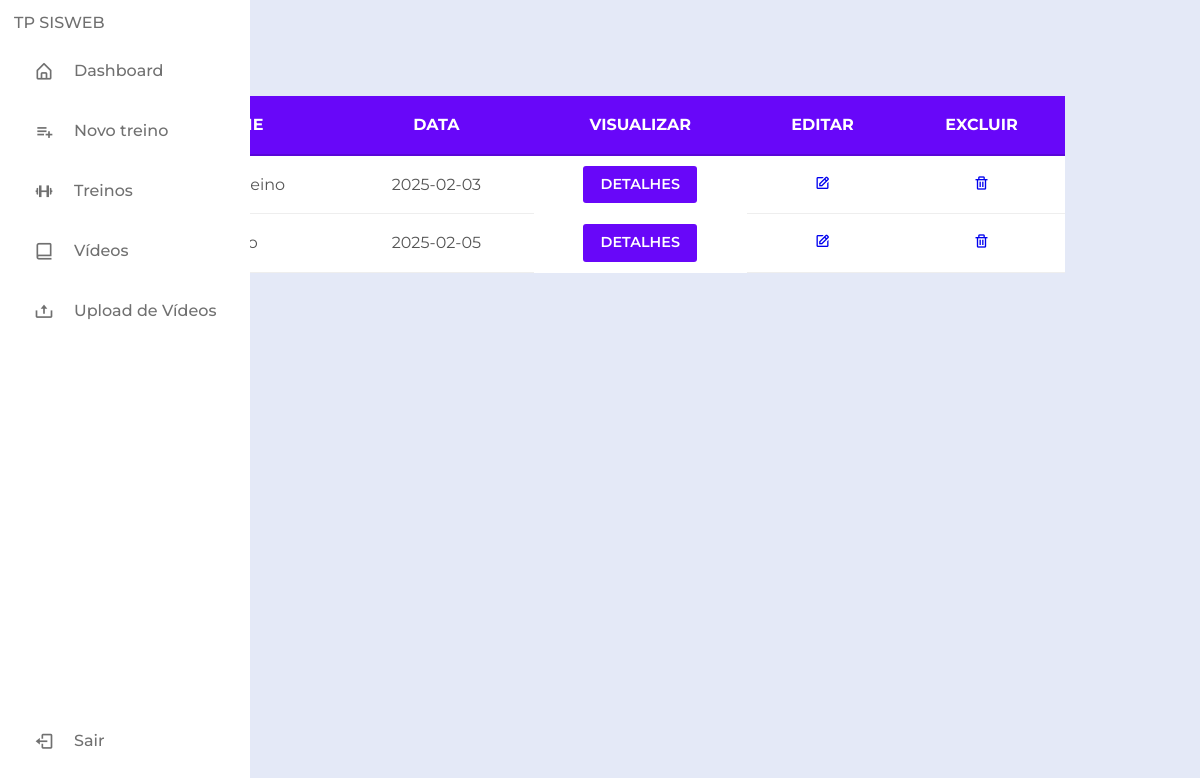
The page /listaDeTreinos (signed in) on the database as committed earlier.
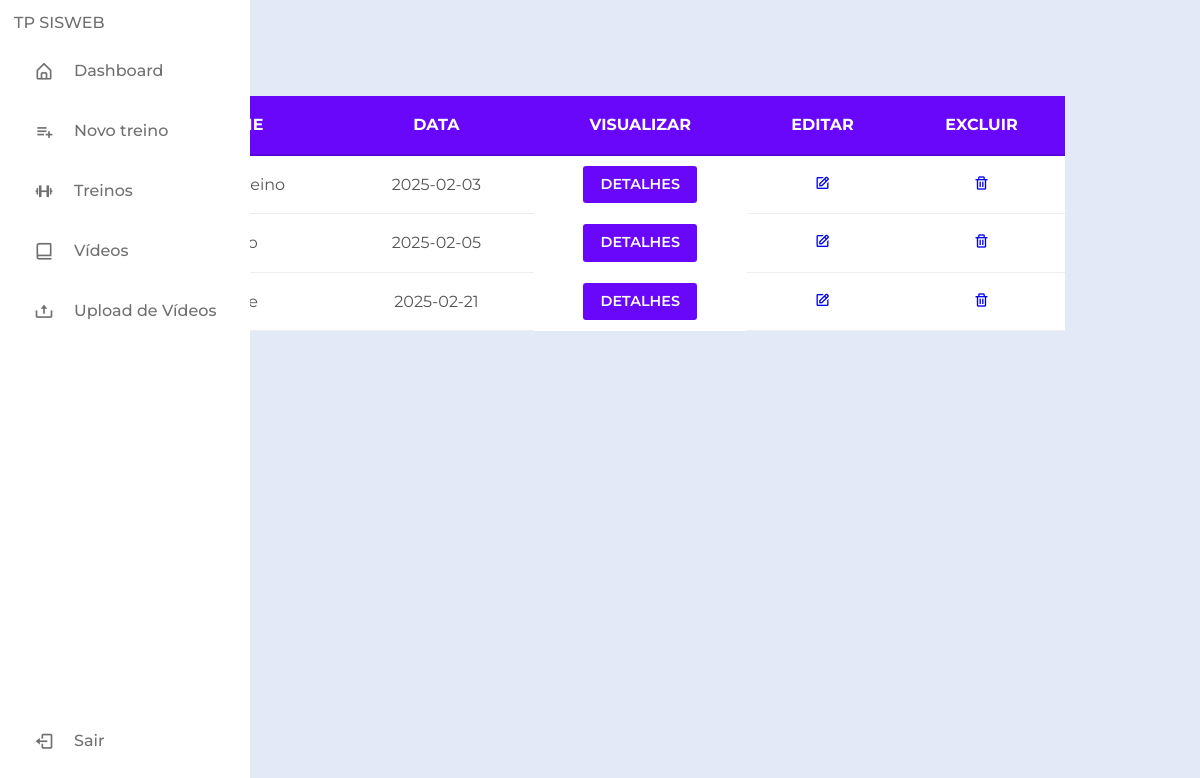
The same page on the database as committed later.
### classes.py (models this page shows, shortened)
class Treino(db.Model):
    __tablename__ = 'treino'
    _id = db.Column(db.Integer, primary_key=True, autoincrement=True)
    nome = db.Column(db.String)
    data = db.Column(db.Date)
    conta_id = mapped_column(ForeignKey("conta.id"))
    conta = relationship("Conta", back_populates="treino")
    atividade = relationship("Atividade", back_populates="treino")

### app.py (the view)
@app.route("/listaDeTreinos")
@login_required
def listaDeTreinos():
    treinos = Treino.query.filter_by(conta_id=current_user.id)
    return render_template("treino/lista.html", treinos = treinos)

### classes.py (called while the page is built)
@login_manager.user_loader
def load_user(user):
    return Conta.query.get(int(user))

### templates/treino/lista.html (shortened to what this page needs)
<!DOCTYPE html>
<html lang="en">
<head>
    <link rel="stylesheet" href="https://cdnjs.cloudflare.com/ajax/libs/font-awesome/6.7.2/css/all.min.css">
    <link rel="stylesheet"  href="{{ url_for('static', filename='styleTab.css')}}">
    <link href='https://unpkg.com/boxicons@2.1.4/css/boxicons.min.css' rel='stylesheet'>
</head>
<div>
    {% include 'sidebar.html' %}
</div>
<body>
	<section class="ftco-section">
		<div class="container">
			<div class="row">
				<div class="col-md-12">
					<div class="table-wrap">
						<table class="table">
					    <thead class="thead-primary">
					      <tr>
					        <th>Nome</th>
					        <th>Data</th>
					        <th>Visualizar</th>
                            <th>Editar</th>
					        <th>Excluir</th>
					      </tr>
					    </thead>
					    <tbody>
                            {% for treino in treinos%}
                            <tr>
                                <td scope="row" class="scope" >{{treino.nome}}</td>
                                <td scope="row" class="scope">{{treino.data }}</td>
                                <th><a href="/listarTreino/{{treino._id}}" class="btn btn-primary">Detalhes</a></td>
                                <td><a href="/atualizarTreino/{{treino._id}}"><i class='bx bx-edit icon'></i></a></td>
                                <td><a href="/excluirTreino/{{treino._id}}"><i class='bx bx-trash icon'></i></a></td>
                            </tr>
                            {%endfor%}
					    </tbody>
					  </table>
					</div>
				</div>
			</div>
		</div>
	</section>
</body>
</html>

Rows that differ between the two databases and show on the page:
now on this page (row edited): Treino: data "2025-02-21"
